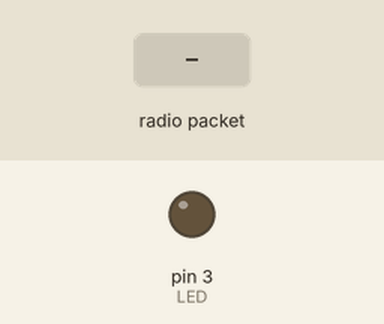
Recording of a sketch running on a simulated Arduino Uno, built with avr-gcc and run on an emulated ATmega328P. Parts: output pins drawn as LEDs (lit = HIGH). The inputs (shaded band) are chosen by the test bench. No radio packets arrive unless stated; what the sketch prints to the serial monitor is not drawn.

Above: at 1.2 s.
1.3 s: radio packet "5" arrives
At 1.8 s:
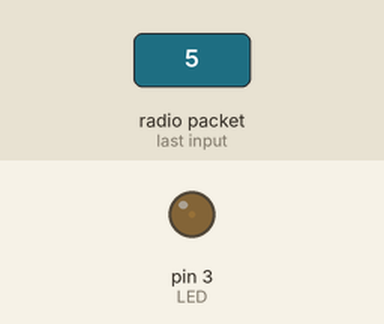
2.8 s: radio packet "90" arrives
At 4.0 s:
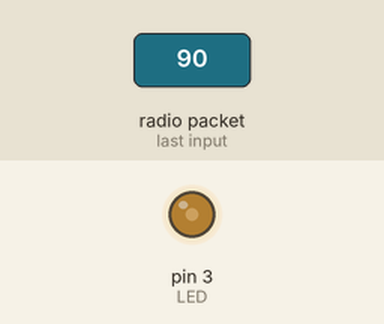
4.3 s: radio packet "200" arrives
At 5.4 s:
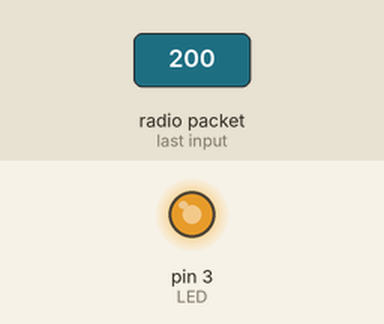
Timing chart, 0 to 7.3 s (numbered marks = the images above; inputs shaded):
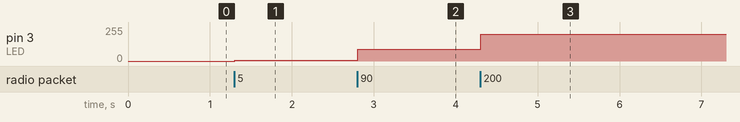

Measured:
- after the input at 1.3 s, pin 3 (LED): 0/255 → 5/255 at once
- after the input at 2.8 s, pin 3 (LED): 5/255 → 90/255 at once
- after the input at 4.3 s, pin 3 (LED): 90/255 → 200/255 at once

The sketch:

lora.ino
```cpp
#include <SPI.h>
#include <LoRa.h>
int LED = 3;
String inString = "";    // string to hold input
int val = 0;

void setup() {
  Serial.begin(9600);
  pinMode(LED,OUTPUT);

  while (!Serial);
  Serial.println("LoRa Receiver");
  if (!LoRa.begin(433E6)) { // or 915E6
    Serial.println("Starting LoRa failed!");
    while (1);
  }
}

void loop() {

  // try to parse packet
  int packetSize = LoRa.parsePacket();
  if (packetSize) {
    // read packet
    while (LoRa.available())
    {
      int inChar = LoRa.read();
      inString += (char)inChar;
      val = inString.toInt();
    }
    inString = "";
    LoRa.packetRssi();
  }

  Serial.println(val);
  analogWrite(LED, val);
}
```
